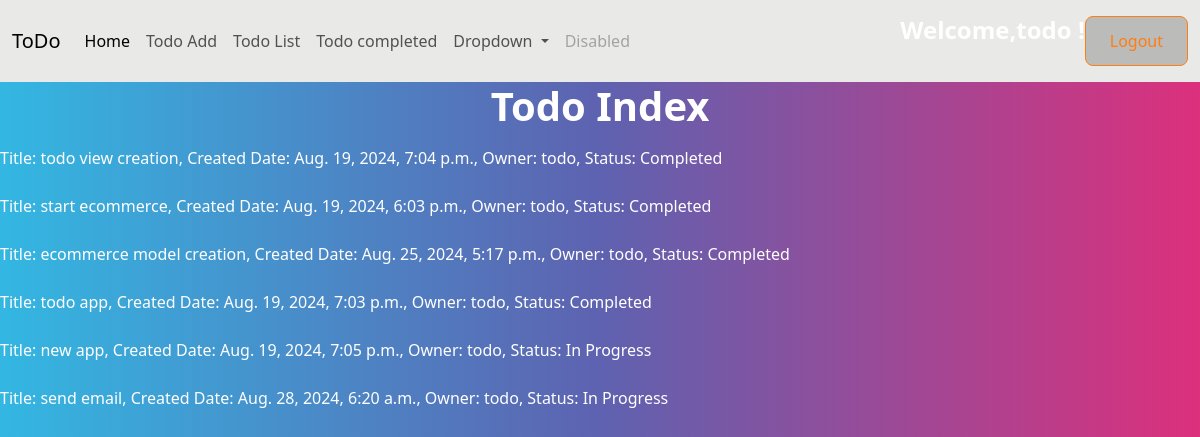
/todo/index/ (signed in), run on the app's committed database.
### myapp/models.py (models this page shows, shortened)
class Todo(models.Model):
    title=models.CharField(max_length=200)
    created_date=models.DateTimeField(auto_now=True)
    status=models.BooleanField(default=False)
    owner=models.ForeignKey(User,on_delete=models.CASCADE)

### myapp/views.py (the view)
# urls.py: path('todo/index/',views.TodoIndexView.as_view(),name="todo-index"),
class TodoIndexView(View):
    def get(self,request,*args,**kwargs):
        form_instance=TodoForm()
        qs=Todo.objects.filter(owner=request.user)
        return render(request,"todo_index.html",{"todo":qs})

### myapp/templates/todo_index.html
{%extends 'base.html'%}
{%block main_block%}
   <h1 class="text-center">Todo Index</h1>
   <div>
      {%for list in todo%}
       Title: {{list.title}},
       Created Date: {{list.created_date}},
       Owner: {{list.owner}},
       {%if list.status == False%}
          Status: In Progress
       {%else%}
           Status: Completed
       {%endif%}
   <br><br>
   {%endfor%}
   </div>
{%endblock%}

### myapp/templates/base.html (shortened to what this page needs)
<!DOCTYPE html>
{%load static%}
<html lang="en">
<head>
    <link rel="stylesheet" href="https://cdnjs.cloudflare.com/ajax/libs/font-awesome/6.6.0/css/all.min.css" />
    <link rel="stylesheet" href="{%static 'css/bootstrap.min.css'%}">
</head>
<body>
    <nav class="navbar navbar-expand-lg navbar-light bg-light">
        <div class="container-fluid">
          <a class="navbar-brand" href="#">ToDo</a>
          <div class="collapse navbar-collapse" id="navbarSupportedContent">
            <ul class="navbar-nav me-auto mb-2 mb-lg-0">
              <li class="nav-item">
                <a class="nav-link active" aria-current="page" href="{%url 'todo-index'%}">Home</a>
              </li>
              <li class="nav-item">
                <a class="nav-link" href="{%url 'todo-add'%}">Todo Add</a>
              </li>
              <li class="nav-item">
                <a class="nav-link" href="{%url 'todo-list'%}">Todo List</a>
              </li>
              <li class="nav-item">
                <a class="nav-link" href="{%url 'todo-status'%}">Todo completed</a>
              </li>
              <li class="nav-item dropdown">
                <a class="nav-link dropdown-toggle" href="#" id="navbarDropdown" role="button" data-bs-toggle="dropdown" aria-expanded="false">
                  Dropdown
                </a>
              </li>
              <li class="nav-item">
                <a class="nav-link disabled" href="#" tabindex="-1" aria-disabled="true">Disabled</a>
              </li>
            </ul>
            <form class="d-flex">
              <h4 class="" >Welcome,{{request.user}} !</h4>
              <a href="{%url 'signout'%}" class="btn btn-outline-danger">Logout</a>
            </form>
          </div>
        </div>
      </nav>
    {%block main_block%}
    {%endblock%}
</body>
</html>

### data on the page
Todo: title "todo view creation", created_date "Aug. 19, 2024, 7:04 p.m.", owner "todo", status "Status: Completed"
Todo: title "start ecommerce", created_date "Aug. 19, 2024, 6:03 p.m.", owner "todo", status "Status: Completed"
Todo: title "ecommerce model creation", created_date "Aug. 25, 2024, 5:17 p.m.", owner "todo", status "Status: Completed"
Todo: title "todo app", created_date "Aug. 19, 2024, 7:03 p.m.", owner "todo", status "Status: Completed"
Todo: title "new app", created_date "Aug. 19, 2024, 7:05 p.m.", owner "todo", status "Status: In Progress"
Todo: title "send email", created_date "Aug. 28, 2024, 6:20 a.m.", owner "todo", status "Status: In Progress"

### other printed values
{{ request.user }} "todo"
